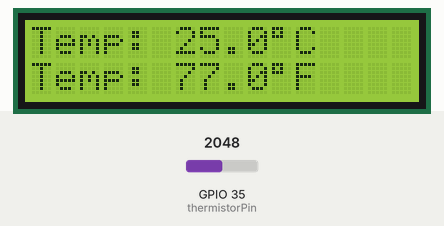
Bench run of a sketch on a simulated ESP32. On the bench: 16×2 character LCD. The inputs (shaded band) are chosen by the test bench; at power-on: GPIO 35 (thermistorPin) = 2048.

Above: at 1.2 s.
1.3 s: GPIO 35 (thermistorPin) set to 2707
At 2.2 s:
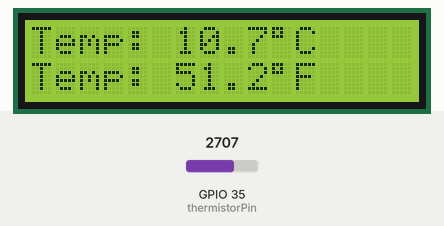
2.8 s: GPIO 35 (thermistorPin) set to 2804
At 4.0 s:
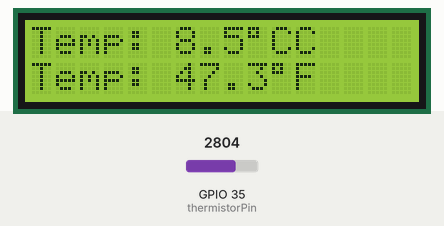
4.5 s: GPIO 35 (thermistorPin) set to 3118
At 5.7 s:
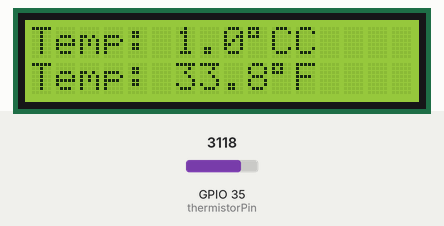
6.1 s: GPIO 35 (thermistorPin) set to 3192
At 7.4 s:
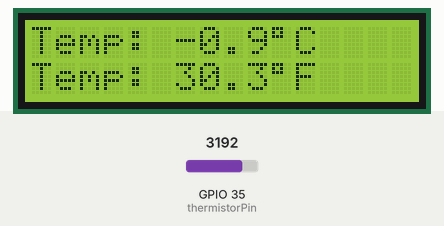
7.7 s: GPIO 35 (thermistorPin) set to 3501
At 8.2 s:
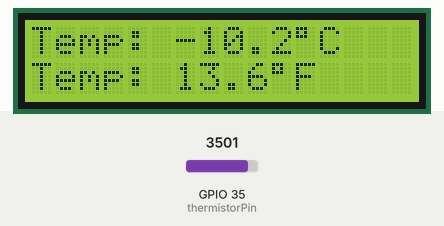
9.3 s: GPIO 35 (thermistorPin) set to 3592
At 10.2 s:
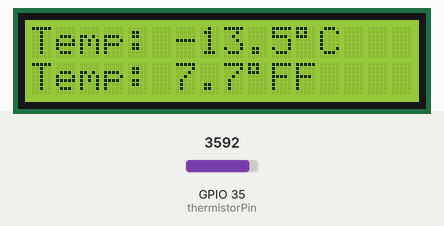
Timing chart, 0 to 11.9 s (numbered marks = the images above; inputs shaded):
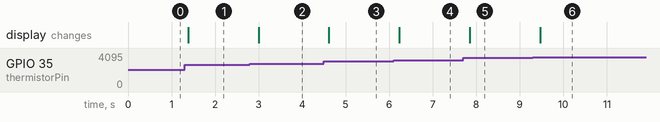

The sketch:

5.10_thermistor_lcd.ino
```cpp
#include <Wire.h>
#include <LiquidCrystal_I2C.h>

//SDA->21,SCL->22
LiquidCrystal_I2C lcd(0x27,16,2);  // set the LCD address to 0x27 for a 16 chars and 2 line display


// Define constants
const int thermistorPin = 35; // Pin connected to the thermistor
const float referenceVoltage = 3.3;
const float referenceResistor = 10000; // Resistance value (10k)
const float beta = 3950; // Beta value (Typical Value)
const float nominalTemperature = 25; // Nominal temperature for calculating the temperature coefficient
const float nominalResistance = 10000; // Resistance value at nominal temperature

void setup() {

  lcd.clear();
  lcd.init();// initialize the lcd
  lcd.backlight(); // Turns on the LCD backlight.

  //Serial.begin(115200); // Initialize serial communication
  pinMode(thermistorPin, INPUT); // Set pin as input
}

void loop() {
  int adcValue = analogRead(thermistorPin); // Read ADC value
  float voltage = (adcValue * referenceVoltage) / 4095.0; // Calculate voltage
  float resistance = (voltage * referenceResistor) / (referenceVoltage - voltage); // Calculate thermistor resistance with updated configuration

  // Calculate temperature using the Beta parameter equation
  float tempK = 1 / (((log(resistance / nominalResistance)) / beta) + (1 / (nominalTemperature + 273.15)));

  float tempC = tempK - 273.15; // Get temperature in Celsius
  float tempF = 1.8 * tempC + 32.0; // Get temperature in Fahrenheit

  //Print temperature
  //printf("TempC: %.2f C\n", tempC);
  //printf("TempF: %.2f F\n", tempF);

  // Display temperature on LCD
  lcd.setCursor(0, 0);
  lcd.print("Temp: ");
  lcd.print(tempC, 1);
  lcd.write(223); // Degree symbol
  lcd.print("C");

  lcd.setCursor(0, 1);
  lcd.print("Temp: ");
  lcd.print(tempF, 1);
  lcd.write(223); // Degree symbol
  lcd.print("F");

  delay(300); // Wait 1 second
}
```

Measured:
- the behaviour switches between 2740 and 2741 on GPIO 35 (thermistorPin) (found by bisection; images 1 and 2)
- the behaviour switches between 3156 and 3157 on GPIO 35 (thermistorPin) (found by bisection; images 3 and 4)
- the behaviour switches between 3558 and 3559 on GPIO 35 (thermistorPin) (found by bisection; images 5 and 6)
- after the input at 1.3 s, the display: changes after 0.08 s (image 1)
- after the input at 2.8 s, the display: changes after 0.20 s (image 2)
- after the input at 4.5 s, the display: changes after 0.11 s (image 3)
- after the input at 6.1 s, the display: changes after 0.13 s (image 4)
- after the input at 7.7 s, the display: changes after 0.15 s (image 5)
- after the input at 9.3 s, the display: changes after 0.17 s (image 6)
